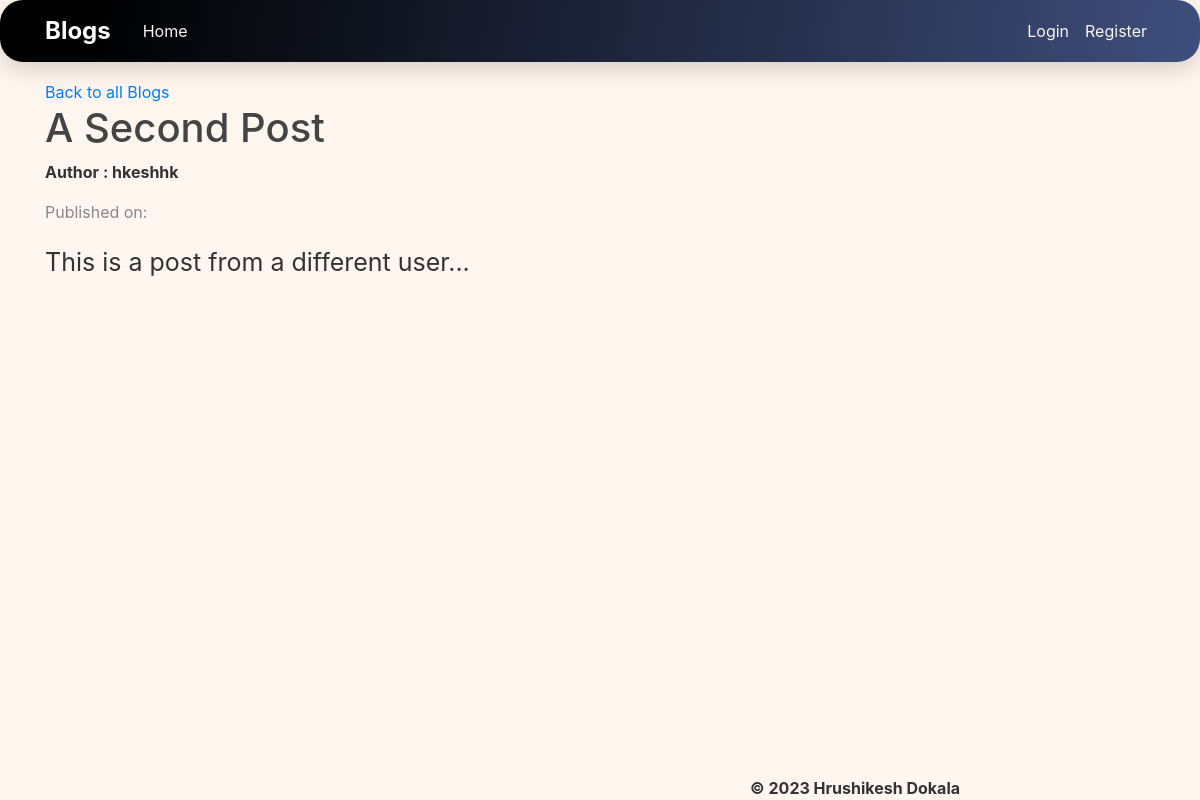
The page /blog/9/ on the database its author committed.
### blogs/models.py (models this page shows, shortened)
class Posts(models.Model):
    title = models.CharField(max_length=255,null=False, blank=False)
    content = models.TextField(null=False)
    author = models.ForeignKey(User, on_delete=models.CASCADE)
    date_posted = models.DateTimeField(auto_now_add=True)

### blogs/views.py (the view)
# urls.py: path('blog/<int:pk>/',views.blog_post_detail, name="blog_post_detail"),
def blog_post_detail(request, pk):
    post = get_object_or_404(Posts, pk=pk)
    return render(request, 'blogs/blogdetail.html', {'post':post})

### blogs/templates/blogs/blogdetail.html (shortened to what this page needs)
{% extends 'blogs/base.html' %}
{% load static %}
{% block content %}
<a href = "{%url 'blog-home' %}">Back to all Blogs </a>
<h1>{{ post.title }}</h1>
<p class="author">Author : {{ post.author }}</p>
<p class="published-date">Published on: {{ post.published_date }}</p>
<p class="post-content">{{ post.content }}</p>
{% endblock %}

### blogs/static/css/main.css (style rules this page uses)
body { background: #fafafa; color: #333333; margin-top: 5rem; }
h1, h2, h3, h4, h5, h6 { color: #444444; }

### blogs/templates/blogs/base.html (style rules this page uses)
body { background: #FFF7EF !important; }
.author { font-weight: bold !important; color: #333; }
.published-date { color: #888; }
.post-content { margin-top: 20px; font-size: 25px; line-height: 1.5; }

### rows shown on the page
Posts: title "A Second Post", author "hkeshhk", content "This is a post from a different user..."
